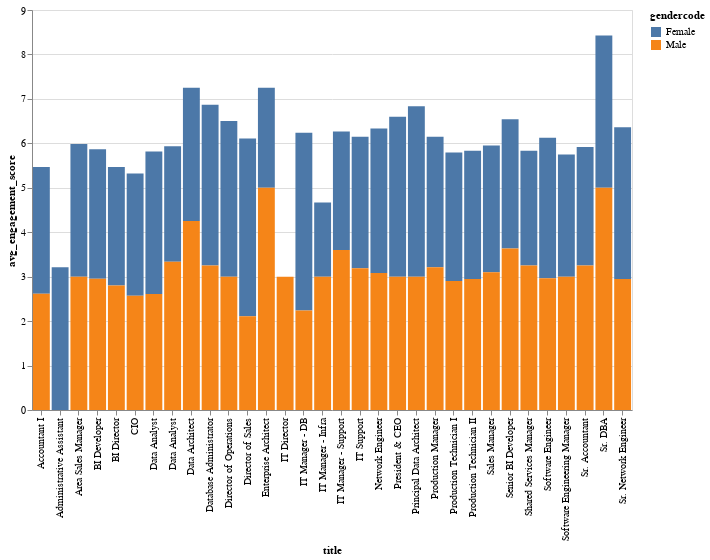

Notebook code for this chart:
### Markdown cell above
##Medium

### Code cell
plot_vega_lite_chart(medium_data_response, medium_data)

### Figure 1 — Vega-Lite specification as saved in the notebook (floating-point values rounded to 4 significant figures)
{"config": {"view": {"continuousWidth": 400, "continuousHeight": 300}}, "data": {"name": "data-737a0c8646728c164a76d0c9dbf170c3"}, "mark": "bar", "encoding": {"color": {"field": "gendercode", "type": "nominal"}, "x": {"field": "title", "type": "nominal"}, "y": {"field": "avg_engagement_score", "type": "quantitative"}}, "height": 400, "width": 600, "$schema": "https://vega.github.io/schema/vega-lite/v4.json", "datasets": {"data-737a0c8646728c164a76d0c9dbf170c3": [{"title": "Accountant I", "gendercode": "Female", "avg_engagement_score": 2.85}, {"title": "Accountant I", "gendercode": "Male", "avg_engagement_score": 2.615}, {"title": "Administrative Assistant", "gendercode": "Female", "avg_engagement_score": 3.212}, {"title": "Area Sales Manager", "gendercode": "Female", "avg_engagement_score": 2.986}, {"title": "Area Sales Manager", "gendercode": "Male", "avg_engagement_score": 3.0}, {"title": "BI Developer", "gendercode": "Female", "avg_engagement_score": 2.913}, {"title": "BI Developer", "gendercode": "Male", "avg_engagement_score": 2.952}, {"title": "BI Director", "gendercode": "Female", "avg_engagement_score": 2.667}, {"title": "BI Director", "gendercode": "Male", "avg_engagement_score": 2.8}, {"title": "CIO", "gendercode": "Female", "avg_engagement_score": 2.75}, {"title": "CIO", "gendercode": "Male", "avg_engagement_score": 2.571}, {"title": "Data Analyst", "gendercode": "Female", "avg_engagement_score": 3.208}, {"title": "Data Analyst", "gendercode": "Male", "avg_engagement_score": 2.609}, {"title": "Data Analyst ", "gendercode": "Female", "avg_engagement_score": 2.6}, {"title": "Data Analyst ", "gendercode": "Male", "avg_engagement_score": 3.333}, {"title": "Data Architect", "gendercode": "Female", "avg_engagement_score": 3.0}, {"title": "Data Architect", "gendercode": "Male", "avg_engagement_score": 4.25}, {"title": "Database Administrator", "gendercode": "Female", "avg_engagement_score": 3.619}, {"title": "Database Administrator", "gendercode": "Male", "avg_engagement_score": 3.25}, {"title": "Director of Operations", "gendercode": "Female", "avg_engagement_score": 3.5}, {"title": "Director of Operations", "gendercode": "Male", "avg_engagement_score": 3.0}, {"title": "Director of Sales", "gendercode": "Female", "avg_engagement_score": 4.0}, {"title": "Director of Sales", "gendercode": "Male", "avg_engagement_score": 2.111}, {"title": "Enterprise Architect", "gendercode": "Female", "avg_engagement_score": 2.25}, {"title": "Enterprise Architect", "gendercode": "Male", "avg_engagement_score": 5.0}, {"title": "IT Director", "gendercode": "Male", "avg_engagement_score": 3.0}, {"title": "IT Manager - DB", "gendercode": "Female", "avg_engagement_score": 4.0}, {"title": "IT Manager - DB", "gendercode": "Male", "avg_engagement_score": 2.238}, {"title": "IT Manager - Infra", "gendercode": "Female", "avg_engagement_score": 1.667}, {"title": "IT Manager - Infra", "gendercode": "Male", "avg_engagement_score": 3.0}, {"title": "IT Manager - Support", "gendercode": "Female", "avg_engagement_score": 2.667}, {"title": "IT Manager - Support", "gendercode": "Male", "avg_engagement_score": 3.6}, {"title": "IT Support", "gendercode": "Female", "avg_engagement_score": 2.955}, {"title": "IT Support", "gendercode": "Male", "avg_engagement_score": 3.19}, {"title": "Network Engineer", "gendercode": "Female", "avg_engagement_score": 3.25}, {"title": "Network Engineer", "gendercode": "Male", "avg_engagement_score": 3.085}, {"title": "President & CEO", "gendercode": "Female", "avg_engagement_score": 3.6}, {"title": "President & CEO", "gendercode": "Male", "avg_engagement_score": 3.0}, {"title": "Principal Data Architect", "gendercode": "Female", "avg_engagement_score": 3.833}, {"title": "Principal Data Architect", "gendercode": "Male", "avg_engagement_score": 3.0}, {"title": "Production Manager", "gendercode": "Female", "avg_engagement_score": 2.935}, {"title": "Production Manager", "gendercode": "Male", "avg_engagement_score": 3.213}, {"title": "Production Technician I", "gendercode": "Female", "avg_engagement_score": 2.887}, {"title": "Production Technician I", "gendercode": "Male", "avg_engagement_score": 2.905}, {"title": "Production Technician II", "gendercode": "Female", "avg_engagement_score": 2.883}, {"title": "Production Technician II", "gendercode": "Male", "avg_engagement_score": 2.95}, {"title": "Sales Manager", "gendercode": "Female", "avg_engagement_score": 2.85}, {"title": "Sales Manager", "gendercode": "Male", "avg_engagement_score": 3.1}, {"title": "Senior BI Developer", "gendercode": "Female", "avg_engagement_score": 2.909}, {"title": "Senior BI Developer", "gendercode": "Male", "avg_engagement_score": 3.632}, {"title": "Shared Services Manager", "gendercode": "Female", "avg_engagement_score": 2.583}, {"title": "Shared Services Manager", "gendercode": "Male", "avg_engagement_score": 3.25}, {"title": "Software Engineer", "gendercode": "Female", "avg_engagement_score": 3.161}, {"title": "Software Engineer", "gendercode": "Male", "avg_engagement_score": 2.966}, {"title": "Software Engineering Manager", "gendercode": "Female", "avg_engagement_score": 2.75}, {"title": "Software Engineering Manager", "gendercode": "Male", "avg_engagement_score": 3.0}, {"title": "Sr. Accountant", "gendercode": "Female", "avg_engagement_score": 2.667}, {"title": "Sr. Accountant", "gendercode": "Male", "avg_engagement_score": 3.25}, {"title": "Sr. DBA", "gendercode": "Female", "avg_engagement_score": 3.429}, {"title": "Sr. DBA", "gendercode": "Male", "avg_engagement_score": 5.0}, {"title": "Sr. Network Engineer", "gendercode": "Female", "avg_engagement_score": 3.417}, {"title": "Sr. Network Engineer", "gendercode": "Male", "avg_engagement_score": 2.947}]}}
